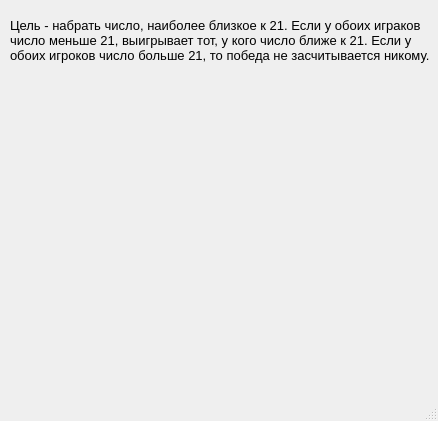
<?xml version="1.0" encoding="UTF-8"?>
<ui version="4.0">
 <class>MainWindow</class>
 <widget class="QMainWindow" name="MainWindow">
  <property name="geometry">
   <rect>
    <x>0</x>
    <y>0</y>
    <width>438</width>
    <height>421</height>
   </rect>
  </property>
  <property name="windowTitle">
   <string>Rules</string>
  </property>
  <property name="windowIcon">
   <iconset>
    <normaloff>images/icon.png</normaloff>images/icon.png</iconset>
  </property>
  <widget class="QWidget" name="centralwidget">
   <widget class="QLabel" name="label">
    <property name="geometry">
     <rect>
      <x>10</x>
      <y>0</y>
      <width>421</width>
      <height>81</height>
     </rect>
    </property>
    <property name="font">
     <font>
      <pointsize>10</pointsize>
     </font>
    </property>
    <property name="text">
     <string>Цель - набрать число, наиболее близкое к 21. Если у обоих играков число меньше 21, выигрывает тот, у кого число ближе к 21. Если у обоих игроков число больше 21, то победа не засчитывается никому.</string>
    </property>
    <property name="wordWrap">
     <bool>true</bool>
    </property>
   </widget>
   <widget class="QLabel" name="label_2">
    <property name="geometry">
     <rect>
      <x>10</x>
      <y>90</y>
      <width>411</width>
      <height>281</height>
     </rect>
    </property>
    <property name="font">
     <font>
      <pointsize>10</pointsize>
     </font>
    </property>
    <property name="text">
     <string/>
    </property>
    <property name="pixmap">
     <pixmap>images/rules.PNG</pixmap>
    </property>
    <property name="scaledContents">
     <bool>true</bool>
    </property>
   </widget>
  </widget>
  <widget class="QMenuBar" name="menubar">
   <property name="geometry">
    <rect>
     <x>0</x>
     <y>0</y>
     <width>438</width>
     <height>26</height>
    </rect>
   </property>
  </widget>
  <widget class="QStatusBar" name="statusbar"/>
 </widget>
 <resources/>
 <connections/>
</ui>
